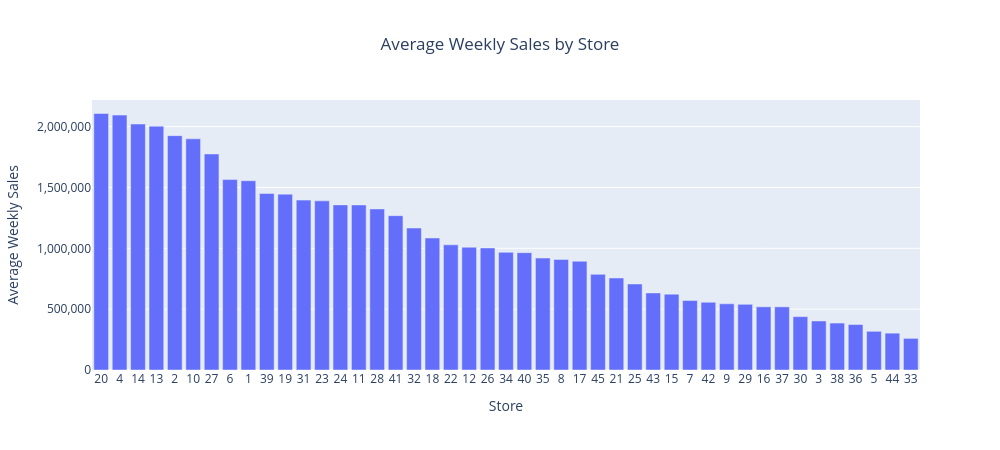

Write notebook code for a chart like this one.
### Code cell
plot_df = store_average.reset_index()
plot_df.columns = ['Store', 'Avg_Weekly_Sales']
plot_df['Store'] = plot_df['Store'].astype(str)   # treat store IDs as labels

fig = px.bar(plot_df, x='Store', y='Avg_Weekly_Sales',
             title='Average Weekly Sales by Store',
             labels={'Avg_Weekly_Sales': 'Average Weekly Sales'})
fig.update_layout(width=1000, height=450, title_x=0.5)
fig.update_xaxes(categoryorder='array', categoryarray=plot_df['Store'])   # keep sorted order
fig.update_yaxes(tickformat=',.0f')
fig.show()

### Figure 1 — Plotly figure (JSON) as saved in the notebook; plotly's stock layout.template omitted (floating-point values rounded to 4 significant figures)
{"data": [{"hovertemplate": "Store=%{x}<br>Average Weekly Sales=%{y}<extra></extra>", "legendgroup": "", "marker": {"color": "#636efa", "pattern": {"shape": ""}}, "name": "", "orientation": "v", "showlegend": false, "textposition": "auto", "type": "bar", "x": ["20", "4", "14", "13", "2", "10", "27", "6", "1", "39", "19", "31", "23", "24", "11", "28", "41", "32", "18", "22", "12", "26", "34", "40", "35", "8", "17", "45", "21", "25", "43", "15", "7", "42", "9", "29", "16", "37", "30", "3", "38", "36", "5", "44", "33"], "xaxis": "x", "y": [2108000.0, 2095000.0, 2021000.0, 2004000.0, 1926000.0, 1899000.0, 1775000.0, 1565000.0, 1555000.0, 1451000.0, 1445000.0, 1396000.0, 1390000.0, 1357000.0, 1356000.0, 1324000.0, 1268000.0, 1167000.0, 1085000.0, 1029000.0, 1009000.0, 1003000.0, 966800.0, 964100.0, 919700.0, 908700.0, 893600.0, 786000.0, 756100.0, 706700.0, 633300.0, 623300.0, 570600.0, 556400.0, 544000.0, 539500.0, 519200.0, 518900.0, 438600.0, 402700.0, 385700.0, 373500.0, 318000.0, 302700.0, 259900.0], "yaxis": "y"}], "layout": {"barmode": "relative", "height": 450, "legend": {"tracegroupgap": 0}, "title": {"text": "Average Weekly Sales by Store", "x": 0.5}, "width": 1000, "xaxis": {"anchor": "y", "categoryarray": ["20", "4", "14", "13", "2", "10", "27", "6", "1", "39", "19", "31", "23", "24", "11", "28", "41", "32", "18", "22", "12", "26", "34", "40", "35", "8", "17", "45", "21", "25", "43", "15", "7", "42", "9", "29", "16", "37", "30", "3", "38", "36", "5", "44", "33"], "categoryorder": "array", "domain": [0, 1], "title": {"text": "Store"}}, "yaxis": {"anchor": "x", "domain": [0, 1], "tickformat": ",.0f", "title": {"text": "Average Weekly Sales"}}}}
